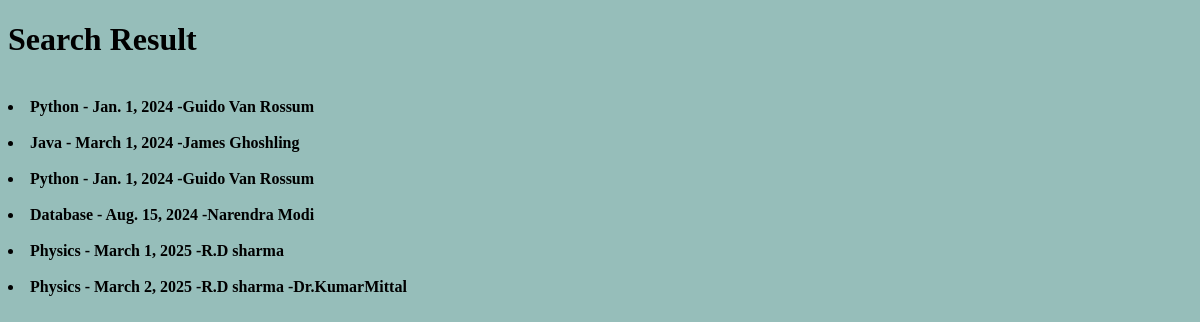
The app's page /search/, older data.
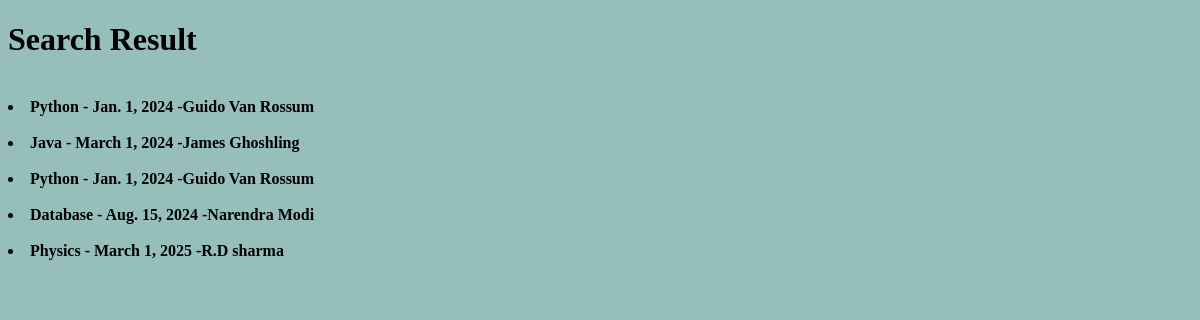
The same page, newer data.
### library/models.py (models this page shows, shortened)
class Book(models.Model):
    book_name=models.CharField(max_length=200)
    authors=models.ManyToManyField(Author)
    publish_year=models.DateField(null=True, blank=True)
    book_cate=models.CharField(max_length=200,null=True, blank=True)
    book_rating=models.FloatField(validators=[MinValueValidator(0),MaxValueValidator(5)],default=0.0)
    total_copies = models.PositiveIntegerField(default=1)
    available_copies = models.PositiveIntegerField(default=1)
    book_sr_no=models.CharField(max_length=10, unique=True)

class Author(models.Model):
    author_name=models.CharField(max_length=70)

### library/views.py (the view)
# urls.py: path('search/',views.book_search,name="searchbook"),
def book_search(request):
    query=request.GET.get('q','')
    books=Book.objects.all()
    if query:
        books=Book.objects.filter(Q(book_name__icontains=query) |
                                  Q(authors__author_name__icontains=query) |
                                  Q(publish_year__icontains=query))
    return render(request,'book_search.html',{'books':books,'query':query})

### library/templates/book_search.html (shortened to what this page needs)
<!DOCTYPE html>
<html lang="en">
<head>
</head>
<body>
    <h1> Search Result  {{query}} </h1>
    <strong>{% for book in books %}<br>
    <li>{{book.book_name}}
        - {{book.publish_year}}
        {% for auth in book.authors.all %}
        -{{auth.author_name}}
        {%  endfor %}
    </li>
    {% empty %}
    <li>No books</li>
    {% endfor %}</strong>
</body>
</html>

Row changes from the older to the newer data that the page shows:
removed Book: book_name "Physics", publish_year "March 2, 2025", Author (author_name "R.D sharma")
no longer on this page (row unchanged): Author: author_name "Dr.KumarMittal", shown under "Physics"
